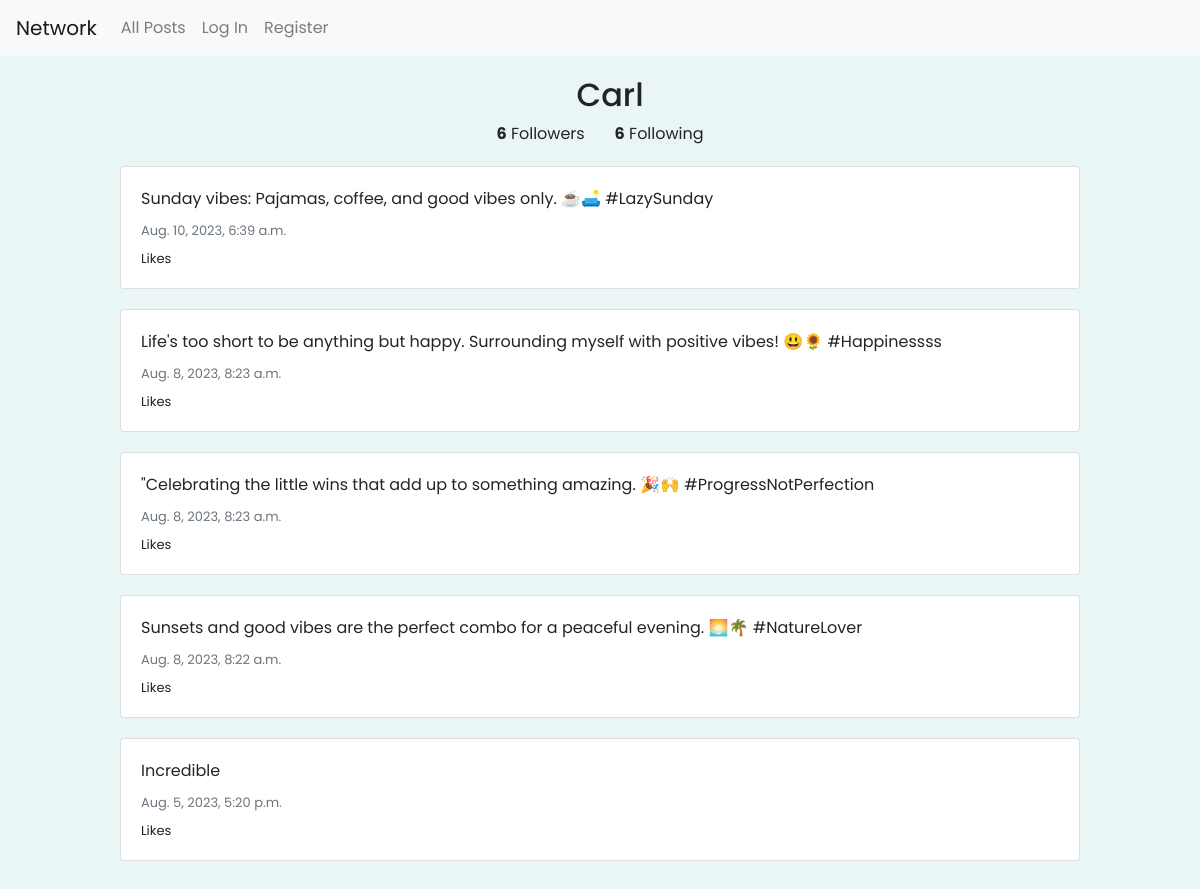
Page /profile/9 on the committed database.
### network/models.py (models this page shows, shortened)
class User(AbstractUser):
    pass

class Profile(models.Model):
    user = models.OneToOneField(User,on_delete=models.CASCADE)
    follows = models.ManyToManyField("self", related_name="followed_by", symmetrical=False, blank=True)

class Post(models.Model):
    author = models.ForeignKey(User, on_delete=models.CASCADE,related_name="user")
    content = models.CharField(max_length=1000)
    timestamp = models.DateTimeField(auto_now_add=True)

### network/views.py (the view)
# urls.py: path("profile/<int:id>", views.view_profile, name="view_profile"),
def view_profile(request, id):
    author = User.objects.get(pk=id)
    profile = Profile.objects.get(pk=id)
    posts = Post.objects.filter(author__id=id).order_by('-timestamp')
    user_profile = None
    if request.user.is_authenticated:
        current_user = request.user
        user_profile = Profile.objects.get(user=current_user)
    return render(request, 'network/profile.html', {
        'profile' : profile,
        'posts' : posts,
        'author': author,
        'user_profile': user_profile
    })

### network/templates/network/profile.html (shortened to what this page needs)
{% extends "network/layout.html" %}
{% block body %}
    <div style="text-align: center; ">
        <h2>{{ author.username }}</h2>
        <pre style="font-family: 'Poppins', sans-serif; font-size:16px"><strong>{{ profile.followed_by.all.count }}</strong> Followers       <strong>{{ profile.follows.all.count }}</strong> Following</pre>
    </div>
    {% for post in posts %}
        <div style="margin: 20px 100px 20px 100px;" class="card w-10">
            <div class="card-body">
            <p class="card-text">{{ post.content }}</p>
            <p style="font-size: 13px;" class="card-subtitle mb-2 text-muted">{{ post.timestamp }}</p>
            <p style="font-size: 13px;" class="card-text">{{ post.likes }} Likes</p>
            </div>
        </div>
    {% endfor %}
{% endblock %}

### network/templates/network/layout.html (style rules this page uses)
h2 { padding-left: 20px; }
body { font-family: 'Poppins', sans-serif; background-color: #eaf6f6; }

### rows in the picture
User: username "Carl"
Profile: followed_by.all.count "6", follows.all.count "6"
Post: content "Sunday vibes: Pajamas, coffee, and good vibes only. ☕🛋️ #LazySunday", timestamp "Aug. 10, 2023, 6:39 a.m."
Post: content "Life's too short to be anything but happy. Surrounding myself with positive vibes! 😃🌻 #Happinessss", timestamp "Aug. 8, 2023, 8:23 a.m."
Post: content "\"Celebrating the little wins that add up to something amazing. 🎉🙌 #ProgressNotPerfection", timestamp "Aug. 8, 2023, 8:23 a.m."
Post: content "Sunsets and good vibes are the perfect combo for a peaceful evening. 🌅🌴 #NatureLover", timestamp "Aug. 8, 2023, 8:22 a.m."
Post: content "Incredible", timestamp "Aug. 5, 2023, 5:20 p.m."
